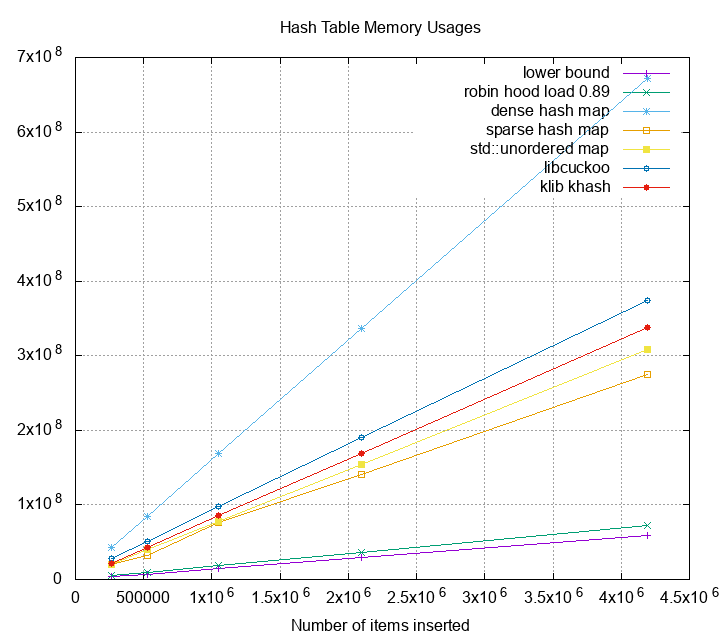

Here is the gnuplot script that generated this plot:
set term png size 720,640
set output 'short_key_mem.png'
set grid
set title 'Hash Table Memory Usages'
set datafile separator ','
set key autotitle columnhead
set xlabel 'Number of items inserted'
plot 'short_key_mem.csv' u 1:2 w lp, '' u 1:3 w lp, '' u 1:4 w lp, '' u 1:5 w lp, '' u 1:6 w lp, '' u 1:7 w lp, '' u 1:8 w lp
